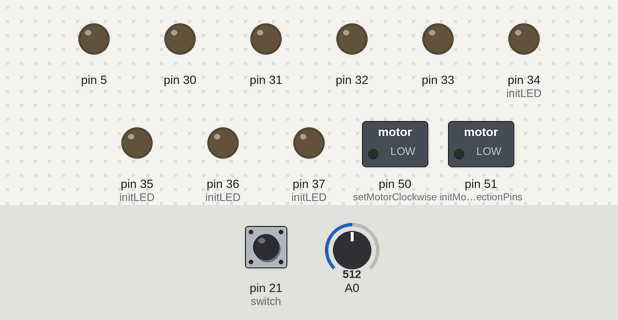
A program run on a simulated Arduino Mega 2560, built with avr-gcc and run on an emulated ATmega2560. Shown: switched loads named in the program (green lamp = pin HIGH), output pins drawn as LEDs (lit = HIGH). Dashed ring = blinking. The test bench sets the inputs (shaded band); at power-on: pin 21 (switch) HIGH, A0 = 512.

Above: at 0.8 s.
0.9 s: pin 21 (switch) pulled LOW for 0.15 s
At 2.6 s:
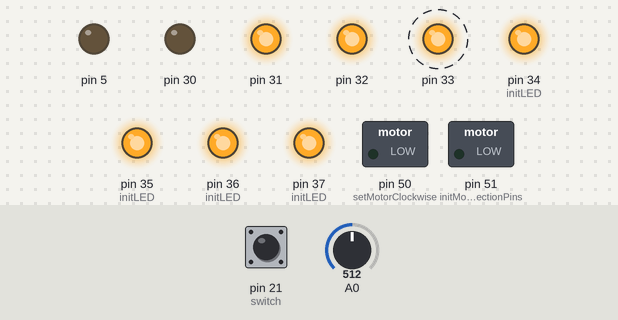
7.0 s: A0 set to 490
10.0 s: A0 set to 534
At 11.9 s:
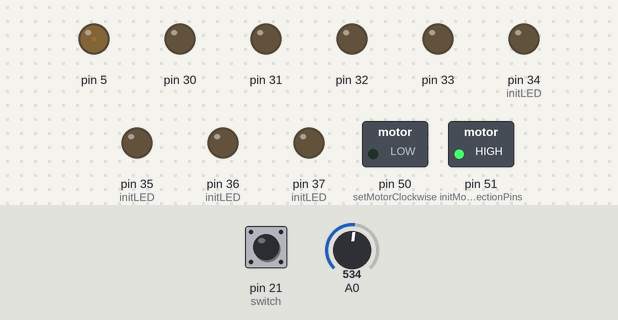
12.5 s: pin 21 (switch) pulled LOW for 1 s
At 17.3 s:
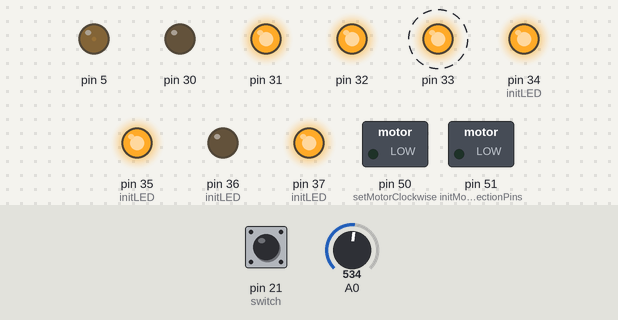
19.5 s: A0 set to 716
22.5 s: pin 21 (switch) pulled LOW for 3.2 s
At 26.0 s:
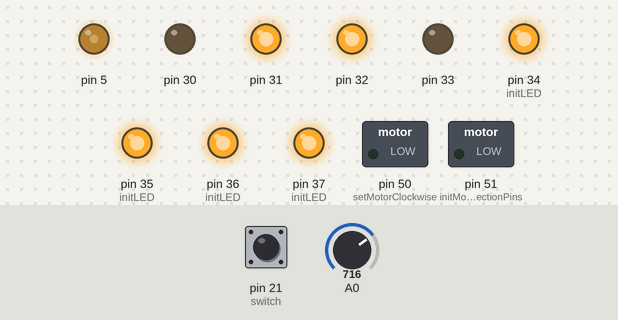
Timing chart, 0 to 32.2 s (numbered marks = the images above; inputs shaded):
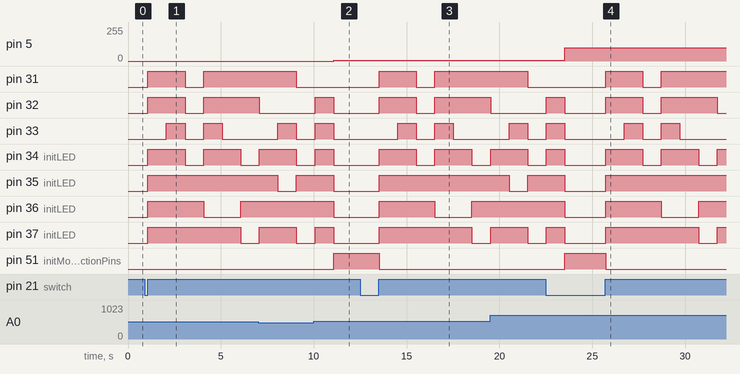

Measured:
- after the input at 0.9 s, pin 31, pin 32: LOW → HIGH after 0.17 s, → LOW 2.0 s later, → HIGH 1.0 s later
- after the input at 10.0 s, pin 50 (setMotorClockwise): stays LOW (without the input it goes to HIGH after 1.1 s); pin 51 (initMotorDirectionPins): LOW → HIGH after 1.1 s
- after the input at 12.5 s, pin 31, pin 32: LOW → HIGH after 1.0 s, → LOW 2.0 s later, → HIGH 1.0 s later
- after the input at 22.5 s, pin 31: LOW → HIGH after 3.2 s, → LOW 2.0 s later, → HIGH 1.0 s later

The program:

main.cpp
```cpp
// Author:
// Net ID:
// Date:
// Assignment:     Lab 3
//
// Description: This file contains a programmatic overall description of the
// program. It should never contain assignments to special function registers
// for the exception key one-line code such as checking the state of the pin.
//
// Requirements:
//----------------------------------------------------------------------//

// ni hao sluts


#include <avr/io.h>
#include "led.h"
#include "switch.h"
#include "timer.h"
#include "lcd.h"
#include "pwm.h"
#include "adc.h"
#include <avr/interrupt.h>
#include <avr/io.h>
#include "Arduino.h"

// defines


/*
 * Define a set of states that can be used in the state machine using an enum.
 */
// typedef enum .......


// Initialize states.  Remember to use volatile

/*
 * Define a set of states that can be used in the state machine using an enum.
 */


volatile int counter=0;
volatile int time_base=10;

// Sequence that the led's are going through
int number = 1;

// Boolian value wheather faster mode is on or not
int fast = 0;

// see if button is pressed
volatile int bttnPress = 0;

int wait = 0;

typedef enum stateType_enum {
wait_press, debounce_press,
wait_release, debounce_release
} stateType;

volatile stateType state = wait_press;


int main(){

// ---- initiallizing ---- //
  initTimer1();
  initTimer0();
  initPWMTimer3();
  switch_init();
  initADC();
  initSevSeg();
  initMotorDirectionPins();
  sei(); // Enable global interrupts.

  /* -------- testing -----------*/
  // Serial.begin(9600);

  /* ------------ NEW VARIALBES FOR THIS LAB4 HERE ------------*/
    int go = 0;
    unsigned int adcValue;

// while loop
  while(1){
    /* --------------- Check State: Button press ---------------- */
    if(go == 1){
    go = 0;
    cli();
    stopMotor();
    for(int i = 9; i >= 0; i--){
      numOut(i);
      delayMs(1000);
    }
    sei();
  }
    numOut(10);
    adcValue = ADC;
/* --------------------------- Motor Control ------------------------------ */
    changeDutyCycle(adcValue);
/* ------------------------------------- State Machine ---------------------------------- */
    switch(state){
          //wait for the press
          case wait_press:
            break;
          //wait 20 ms for the signal to stabalize before accepting new state
          case debounce_press:
            delayMs(20);
            state = wait_release;
            break;
          //wait for the button release
          case wait_release:
            break;

          //state that sets the timer to 200 if the timer was at 100
          case debounce_release:

            delayMs(20);
            go = 1;
            state = wait_press;
            break;

          //state that sets the timer to 100 if the timer was at 200
        }
        //delay between the lights counting up

      }
  return 0;
}


ISR(INT0_vect){
    if(state == wait_press){
        state = debounce_press;
    }
    else if(state == wait_release){
        state = debounce_release;
    }
}
```

adc.cpp
```cpp
#include "adc.h"
#include <avr/io.h>

void initADC(){

    ADMUX = 0;
    ADCSRB = 0;
    ADCSRA = 0;

    // AVCC reference
    ADMUX |= (1 << REFS0);

    // right justified
    ADMUX &= ~(1 << ADLAR);

    // ADC0 selected -> MUX[4:0] = 00000
    ADMUX &= ~((1 << MUX4) | (1 << MUX3) | (1 << MUX2) | (1 << MUX1) | (1 << MUX0));
    ADCSRB &= ~(1 << MUX5);

    // enable ADC, auto trigger, prescaler 128
    ADCSRA |= (1 << ADEN) | (1 << ADATE);
    ADCSRA |= (1 << ADPS2) | (1 << ADPS1) | (1 << ADPS0);

    // free running
    ADCSRB &= ~((1 << ADTS2) | (1 << ADTS1) | (1 << ADTS0));

    // disable digital input on ADC0
    DIDR0 |= (1 << ADC0D);

    // start conversion
    ADCSRA |= (1 << ADSC);
}
```

adc.h
```cpp
// Author:
// Net ID:
// Date:
// Assignment:     Lab 3
//----------------------------------------------------------------------//

#ifndef adc_H
#define adc_H

#include <avr/io.h>

void initADC();

#endif
```

led.cpp
```cpp
// Description: This file implements turnOnLED and initLED to control
// the LEDs.
//----------------------------------------------------------------------//


#include <avr/io.h>
#include <util/delay.h>
#include "led.h"

/* Initialize PG0, PG1, PG2, and PG3 to outputs
*/
void initLED(){
    DDRC|=(1<<DDC3);
    DDRC|=(1<<DDC2);
    DDRC|=(1<<DDC1);
    DDRC|=(1<<DDC0);
}

/* This must be one line of code.
* In this function you will be giving a number "num" which will be represented
* in binary by four LEDs. You must effectively assign the lowest four bits of
* "num" to the appropriate bits of PORTA.
*/
void turnOnLEDWithChar(unsigned char num){

PORTC = (PORTC & 0xF0) | (num & 0x0F); // sets the first four bits to zero. // sets the top four bits of num to
}

void initSevSeg(){
    DDRC|= (1<<DDC0);
    DDRC|= (1<<DDC1);
    DDRC|= (1<<DDC2);
    DDRC|= (1<<DDC3);
    DDRC|= (1<<DDC4);
    DDRC|= (1<<DDC5);
    DDRC|= (1<<DDC6);
    DDRC|= (1<<DDC7);
}

void numOut(char num){

    if(num == 0){
        PORTC = 0b00111111;
    }
    else if(num == 1){
        PORTC = 0b00000110;
    }
    else if(num == 2){
        PORTC = 0b01011011;
    }
    else if(num == 3){
        PORTC = 0b01001111;
    }
    else if(num == 4){
        PORTC = 0b01100110;
    }
    else if(num == 5){
        PORTC = 0b01101101;
    }
    else if(num == 6){
        PORTC = 0b01111101;
    }
    else if(num == 7){
        PORTC = 0b00000111;
    }
    else if(num == 8){
        PORTC = 0b01111111;
    }
    else if(num == 9){
        PORTC = 0b01101111;
    }
    else{
        PORTC = 0b00000000;
    }
}
```

led.h
```cpp
// Description: This file contains function prototypes to be implemented in
// led.cpp and to be included in main.cpp.
//----------------------------------------------------------------------//

#ifndef LED_H
#define LED_H

void initLED();
void turnOnLEDWithChar(unsigned char num);
void initSevSeg();
void numOut(char num);

#endif
```

pwm.cpp
```cpp
#include <avr/io.h>
#include "pwm.h"

// function that produces an output PWM signal with a frequency and duty cycle. For this example
// I am generating a PWM frequency of 15.625 kHz with a 60% duty cycle.
// I will use Timer 1 in the fast PWM mode #7 in Table 17-2, where my TOP value is 0x3FF (1023)
// In this mode I have a frequency that is fixed by the top value. The only setting that
// I can change is the prescaler to lower the frequency to a specific value.
// Use Fast PWM Mode #14 if you need more flexibilty on the frequency value.

void initPWMTimer3()
{
    DDRE |= (1 << DDE3);   // OC3A output

    // Fast PWM 10-bit, non-inverting, prescaler = 1
    TCCR3A = (1 << COM3A1) | (1 << WGM31) | (1 << WGM30);
    TCCR3B = (1 << WGM32) | (1 << CS30);

    OCR3A = 0;
}


/* ------------------- Direction of Motor ------------------ */
// init pins 50, 51 (PB2 & PB3)
  void initMotorDirectionPins(void)
  {
      DDRB |= (1 << DDB2) | (1 << DDB3);  // outputs
  }

  void setMotorClockwise(void)
  {
      PORTB |= (1 << PORTB2);
      PORTB &= ~(1 << PORTB3);
  }

  void setMotorCounterClockwise(void)
  {
      PORTB &= ~(1 << PORTB2);
      PORTB |= (1 << PORTB3);
  }

  void stopMotor(void)
  {
      PORTB &= ~(1 << PORTB2);
      PORTB &= ~(1 << PORTB3);
  }
/* -------------- Potentiometer Adjustment ---------------- */
  void changeDutyCycle(unsigned int adcValue){

        if (adcValue > 524)
        {
            setMotorClockwise();
            OCR3A = ((adcValue - 524) * 1023UL) / (1023 - 524);
        }
        else if (adcValue < 500)
        {
            setMotorCounterClockwise();
            OCR3A = ((500 - adcValue) * 1023UL) / 500;
        }
        else
        {
            stopMotor();
            OCR3A = 0;
        }

}
```

pwm.h
```cpp
#ifndef PWM_H
#define PWM_H

void initPWMTimer3();
void changeDutyCycle(unsigned int adcValue);
void setMotorClockwise();
void setMotorCounterClockwise();
void stopMotor();
void initMotorDirectionPins();

#endif
```

switch.cpp
```cpp
// Description: This file implements the initialization of an external
// switch.
//----------------------------------------------------------------------//

#include<avr/io.h>
void switch_init(){
    DDRD &= ~(1 << DDD0);     // PD0 input
    PORTD |= (1 << PORTD0);   // enable pull-up resistor

    EICRA |= (1 << ISC00);    // any logical change on INT0
    EICRA &= ~(1 << ISC01);

    EIMSK |= (1 << INT0);     // enable external interrupt INT0
}
```

switch.h
```cpp
// Description: Function prototypes for switch.cpp
//----------------------------------------------------------------------//

#ifndef SWITCH_H
#define SWITCH_H

void switch_init();

#endif
```

timer.cpp
```cpp
// Author:
// Net ID:
// Date:
// Assignment: Lab 3
//----------------------------------------------------------------------//

#include "timer.h"
#include <avr/io.h>

/* --------------------------------------------------------------------
   TIMER 0
   Used for millisecond delays / debounce
   CTC mode
   -------------------------------------------------------------------- */
void initTimer0(void) {
    // Clear control registers
    TCCR0A = 0x00;
    TCCR0B = 0x00;

    // CTC mode: WGM02:0 = 010
    TCCR0A |= (1 << WGM01);

    // Prescaler = 64
    // 16 MHz / 64 = 250 kHz
    // Tick = 4 us
    TCCR0B |= (1 << CS01) | (1 << CS00);

    // 1 ms = 250 ticks
    // Count 0 to 249
    OCR0A = 249;

    // Clear counter
    TCNT0 = 0;

    // Clear compare flag
    TIFR0 |= (1 << OCF0A);
}

void delayMs(unsigned int delay) {
    unsigned int i;

    for (i = 0; i < delay; i++) {
        TCNT0 = 0;                 // reset counter
        TIFR0 |= (1 << OCF0A);     // clear compare flag

        while (!(TIFR0 & (1 << OCF0A))) {
            ;
        }
    }
}

void delay_3ms(void) {
    delayMs(3);
}

/* --------------------------------------------------------------------
   TIMER 1
   Used for microsecond delays and second countdown helper
   CTC mode
   -------------------------------------------------------------------- */
void initTimer1(void) {
    // Clear control registers
    TCCR1A = 0x00;
    TCCR1B = 0x00;

    // CTC mode: WGM13:0 = 0100
    TCCR1B |= (1 << WGM12);

    // Prescaler = 8
    // 16 MHz / 8 = 2 MHz
    // Tick = 0.5 us
    TCCR1B |= (1 << CS11);

    // 1 us = 2 ticks
    // Count 0 to 1
    OCR1A = 1;

    // Clear counter
    TCNT1 = 0;

    // Clear compare flag
    TIFR1 |= (1 << OCF1A);
}

void delayUs(unsigned int delay) {
    unsigned int i;

    for (i = 0; i < delay; i++) {
        TCNT1 = 0;                 // reset counter
        TIFR1 |= (1 << OCF1A);     // clear compare flag

        while (!(TIFR1 & (1 << OCF1A))) {
            ;
        }
    }
}

void delaySeconds(unsigned int seconds) {
    unsigned int i;
    for (i = 0; i < seconds; i++) {
        delayMs(1000);
    }
}

/* --------------------------------------------------------------------
   TIMER 3
   Used for PWM motor control
   Fast PWM, 10-bit
   Output on OC3A
   -------------------------------------------------------------------- */
void initTimer3(void) {
    // Set OC3A pin as output
    // Arduino Mega pin 5 = PE3 = OC3A
    DDRE |= (1 << DDE3);

    // Clear control registers
    TCCR3A = 0x00;
    TCCR3B = 0x00;

    // Fast PWM 10-bit
    // WGM33:0 = 0111
    TCCR3A |= (1 << WGM30) | (1 << WGM31);
    TCCR3B |= (1 << WGM32);

    // Non-inverting mode on OC3A
    // Clear on compare match, set at BOTTOM
    TCCR3A |= (1 << COM3A1);

    // Prescaler = 1
    TCCR3B |= (1 << CS30);

    // Start with 0 duty cycle
    OCR3A = 0;
}

/* dutyCycle should be 0 to 1023 */
void setMotorSpeed(unsigned int dutyCycle) {
    if (dutyCycle > 1023) {
        dutyCycle = 1023;
    }

    OCR3A = dutyCycle;
}
```

timer.h
```cpp
#ifndef TIMER_H
#define TIMER_H

#include <avr/io.h>

/* Timer 0 */
void initTimer0(void);
void delayMs(unsigned int delay);
void delay_3ms(void);

/* Timer 1 */
void initTimer1(void);
void delayUs(unsigned int delay);
void delaySeconds(unsigned int seconds);

/* Timer 3 PWM */
void initTimer3(void);
void setMotorSpeed(unsigned int dutyCycle);

#endif
```

lcd.h
```cpp
// Author:
// Net ID:
// Date:
// Assignment:     Lab 3
//----------------------------------------------------------------------//

#ifndef LCD_H
#define LCD_H

#include <avr/io.h>

void initLCD();
void fourBitCommandWithDelay(unsigned char data, unsigned int delay);
void eightBitCommandWithDelay(unsigned char command, unsigned int delay);
void writeCharacter(unsigned char character);
void writeString(const char *string);
void moveCursor(unsigned char x, unsigned char y);
void initLCDPins();
void initLCDProcedure();

#endif
```

Source omitted: lcd.cpp (8706 bytes)
